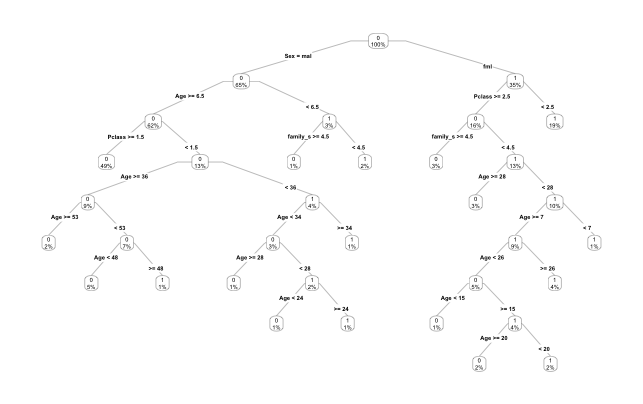

Recreate this plot in R.
### LIBRARY CALL ###
library("rpart")
library("rpart.plot")	
#library("rattle")

#######################################################################################################
print(getwd())
### READING DATA ###
train <- read.csv("input/train.csv")
test  <- read.csv("input/test.csv")
test$Survived <- 0

#######################################################################################################
### CLEANING DATA ###
combi <- rbind(train, test)
combi$Name <- as.character(combi$Name)
strsplit(combi$Name[1], split='[,.]')
strsplit(combi$Name[1], split='[,.]')[[1]]
strsplit(combi$Name[1], split='[,.]')[[1]][2]
combi$Title <- sapply(combi$Name, FUN=function(x) {strsplit(x, split='[,.]')[[1]][2]})
combi$Title <- sub(' ', '', combi$Title)
combi$Title[combi$PassengerId == 797] <- 'Mrs' # female doctor
combi$Title[combi$Title %in% c('Lady', 'the Countess', 'Mlle', 'Mee', 'Ms')] <- 'Miss'
combi$Title[combi$Title %in% c('Capt', 'Don', 'Major', 'Sir', 'Col', 'Jonkheer', 'Rev', 'Dr', 'Master')] <- 'Mr'
combi$Title[combi$Title %in% c('Dona')] <- 'Mrs'
combi$Title <- factor(combi$Title)

# Passenger on row 62 and 830 do not have a value for embarkment. 
# Since many passengers embarked at Southampton, we give them the value S.
# We code all embarkment codes as factors.
combi$Embarked[c(62,830)] = "S"
combi$Embarked <- factor(combi$Embarked)

# Passenger on row 1044 has an NA Fare value. Let's replace it with the median fare value.
combi$Fare[1044] <- median(combi$Fare, na.rm=TRUE)

# Create new column -> family_size
combi$family_size <- combi$SibSp + combi$Parch + 1


# How to fill in missing Age values?
# We make a prediction of a passengers Age using the other variables and a decision tree model. 
# This time you give method="anova" since you are predicting a continuous variable.

predicted_age <- rpart(Age ~ Pclass + Sex + SibSp + Parch + Fare + Embarked + Title + family_size,
                       data=combi[!is.na(combi$Age),], method="anova")
combi$Age[is.na(combi$Age)] <- predict(predicted_age, combi[is.na(combi$Age),])


#######################################################################################################

### CREATING MODEL ###
train_new <- combi[1:891,]
test_new <- combi[892:1309,]
test_new$Survived <- NULL

# Find Cabin Class 
train_new$Cabin <- substr(train_new$Cabin,1,1)
train_new$Cabin[train_new$Cabin == ""] <- "H"
train_new$Cabin[train_new$Cabin == "T"] <- "H"

test_new$Cabin <- substr(test_new$Cabin,1,1)
test_new$Cabin[test_new$Cabin == ""] <- "H"

train_new$Cabin <- factor(train_new$Cabin)
test_new$Cabin <- factor(test_new$Cabin)

# train_new and test_new are available in the workspace
str(train_new)
str(test_new)

# Create a new model `my_tree`
my_tree <- rpart(Survived ~ Age + Sex + Pclass  + family_size, data = train_new, method = "class", control=rpart.control(cp=0.0001))
#my_tree <- rpart(Survived ~ Pclass + Sex + Fare  + family_size, data = train_new, method = "class", control=rpart.control(cp=0.0001))
#my_tree <- rpart(Survived ~ Pclass + Sex + SibSp + Parch + Fare + Embarked + Title + family_size, data = train_new, method = "class", control=rpart.control(cp=0.0001))
# Cabin - family_size ???
summary(my_tree)

# Visualize your new decision tree
#fancyRpartPlot(my_tree)
prp(my_tree, type = 4, extra = 100)

# Make your prediction using `my_tree` and `test_new`
my_prediction <- predict(my_tree, test_new, type = "class")
head(my_prediction)

# Create a data frame with two columns: PassengerId & Survived. Survived contains your predictions
vector_passengerid <- test_new$PassengerId

my_solution <- data.frame(PassengerId = vector_passengerid, Survived = my_prediction)

head(my_solution)

# Write your solution to a csv file with the name my_solution.csv
write.csv(my_solution, file = "my_solution.csv",row.names=FALSE)
